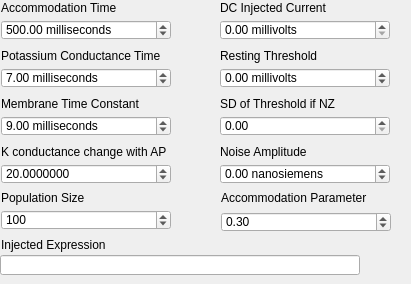
                   <widget class="QWidget" name="cellTab">
                    <property name="sizePolicy">
                     <sizepolicy hsizetype="Expanding" vsizetype="Preferred">
                      <horstretch>0</horstretch>
                      <verstretch>0</verstretch>
                     </sizepolicy>
                    </property>
                    <property name="styleSheet">
                     <string notr="true"/>
                    </property>
                    <attribute name="title">
                     <string>Normal Cells</string>
                    </attribute>
                    <widget class="QDoubleSpinBox" name="cellAccom">
                     <property name="geometry">
                      <rect>
                       <x>1</x>
                       <y>20</y>
                       <width>170</width>
                       <height>20</height>
                      </rect>
                     </property>
                     <property name="suffix">
                      <string> milliseconds</string>
                     </property>
                     <property name="decimals">
                      <number>2</number>
                     </property>
                     <property name="maximum">
                      <double>10000.000000000000000</double>
                     </property>
                     <property name="value">
                      <double>500.000000000000000</double>
                     </property>
                    </widget>
                    <widget class="QLabel" name="accTimeLabel_6">
                     <property name="geometry">
                      <rect>
                       <x>221</x>
                       <y>190</y>
                       <width>181</width>
                       <height>16</height>
                      </rect>
                     </property>
                     <property name="text">
                      <string>Accommodation Parameter</string>
                     </property>
                    </widget>
                    <widget class="QLabel" name="accTimeLabel_2">
                     <property name="geometry">
                      <rect>
                       <x>1</x>
                       <y>48</y>
                       <width>201</width>
                       <height>16</height>
                      </rect>
                     </property>
                     <property name="text">
                      <string>Potassium Conductance Time</string>
                     </property>
                    </widget>
                    <widget class="QLabel" name="accTimeLabel_17">
                     <property name="geometry">
                      <rect>
                       <x>220</x>
                       <y>0</y>
                       <width>160</width>
                       <height>16</height>
                      </rect>
                     </property>
                     <property name="text">
                      <string>DC Injected Current</string>
                     </property>
                    </widget>
                    <widget class="QLabel" name="accTimeLabel_3">
                     <property name="geometry">
                      <rect>
                       <x>1</x>
                       <y>96</y>
                       <width>221</width>
                       <height>16</height>
                      </rect>
                     </property>
                     <property name="text">
                      <string>Membrane Time Constant</string>
                     </property>
                    </widget>
                    <widget class="QLabel" name="accTimeLabel_4">
                     <property name="geometry">
                      <rect>
                       <x>220</x>
                       <y>48</y>
                       <width>151</width>
                       <height>16</height>
                      </rect>
                     </property>
                     <property name="text">
                      <string>Resting Threshold</string>
                     </property>
                    </widget>
                    <widget class="QLabel" name="accTimeLabel">
                     <property name="geometry">
                      <rect>
                       <x>1</x>
                       <y>0</y>
                       <width>160</width>
                       <height>16</height>
                      </rect>
                     </property>
                     <property name="text">
                      <string>Accommodation Time</string>
                     </property>
                    </widget>
                    <widget class="QDoubleSpinBox" name="cellAccomParam">
                     <property name="geometry">
                      <rect>
                       <x>221</x>
                       <y>212</y>
                       <width>170</width>
                       <height>20</height>
                      </rect>
                     </property>
                     <property name="minimum">
                      <double>-100.000000000000000</double>
                     </property>
                     <property name="maximum">
                      <double>10000.000000000000000</double>
                     </property>
                     <property name="value">
                      <double>0.300000000000000</double>
                     </property>
                    </widget>
                    <widget class="QLabel" name="accTimeLabel_5">
                     <property name="geometry">
                      <rect>
                       <x>1</x>
                       <y>144</y>
                       <width>231</width>
                       <height>16</height>
                      </rect>
                     </property>
                     <property name="text">
                      <string>K conductance change with AP</string>
                     </property>
                    </widget>
                    <widget class="QDoubleSpinBox" name="cellDCInj">
                     <property name="geometry">
                      <rect>
                       <x>220</x>
                       <y>20</y>
                       <width>170</width>
                       <height>20</height>
                      </rect>
                     </property>
                     <property name="suffix">
                      <string> millivolts</string>
                     </property>
                     <property name="decimals">
                      <number>2</number>
                     </property>
                     <property name="maximum">
                      <double>10000.000000000000000</double>
                     </property>
                     <property name="value">
                      <double>0.000000000000000</double>
                     </property>
                    </widget>
                    <widget class="QDoubleSpinBox" name="cellKCondChg">
                     <property name="geometry">
                      <rect>
                       <x>1</x>
                       <y>164</y>
                       <width>170</width>
                       <height>20</height>
                      </rect>
                     </property>
                     <property name="decimals">
                      <number>7</number>
                     </property>
                     <property name="minimum">
                      <double>-100000.000000000000000</double>
                     </property>
                     <property name="maximum">
                      <double>10000.000000000000000</double>
                     </property>
                     <property name="value">
                      <double>20.000000000000000</double>
                     </property>
                    </widget>
                    <widget class="QDoubleSpinBox" name="cellKCond">
                     <property name="geometry">
                      <rect>
                       <x>1</x>
                       <y>68</y>
                       <width>170</width>
                       <height>20</height>
                      </rect>
                     </property>
                     <property name="suffix">
                      <string> milliseconds</string>
                     </property>
                     <property name="decimals">
                      <number>2</number>
                     </property>
                     <property name="minimum">
                      <double>0.000000000000000</double>
                     </property>
                     <property name="maximum">
                      <double>10000.000000000000000</double>
                     </property>
                     <property name="value">
                      <double>7.000000000000000</double>
                     </property>
                    </widget>
                    <widget class="QDoubleSpinBox" name="cellRestThresh">
                     <property name="geometry">
                      <rect>
                       <x>220</x>
                       <y>68</y>
                       <width>170</width>
                       <height>20</height>
                      </rect>
                     </property>
                     <property name="suffix">
                      <string> millivolts</string>
                     </property>
                     <property name="minimum">
                      <double>-99.989999999999995</double>
                     </property>
                    </widget>
                    <widget class="QDoubleSpinBox" name="cellMembTC">
                     <property name="geometry">
                      <rect>
                       <x>1</x>
                       <y>116</y>
                       <width>170</width>
                       <height>20</height>
                      </rect>
                     </property>
                     <property name="suffix">
                      <string> milliseconds</string>
                     </property>
                     <property name="decimals">
                      <number>2</number>
                     </property>
                     <property name="minimum">
                      <double>-10000.000000000000000</double>
                     </property>
                     <property name="maximum">
                      <double>10000.000000000000000</double>
                     </property>
                     <property name="value">
                      <double>9.000000000000000</double>
                     </property>
                    </widget>
                    <widget class="QLabel" name="accTimeLabel_8">
                     <property name="geometry">
                      <rect>
                       <x>220</x>
                       <y>96</y>
                       <width>151</width>
                       <height>16</height>
                      </rect>
                     </property>
                     <property name="text">
                      <string>SD of Threshold if NZ</string>
                     </property>
                    </widget>
                    <widget class="QDoubleSpinBox" name="cellRestThreshSD">
                     <property name="geometry">
                      <rect>
                       <x>220</x>
                       <y>116</y>
                       <width>170</width>
                       <height>20</height>
                      </rect>
                     </property>
                    </widget>
                    <widget class="QSpinBox" name="cellPopSize">
                     <property name="geometry">
                      <rect>
                       <x>1</x>
                       <y>210</y>
                       <width>170</width>
                       <height>20</height>
                      </rect>
                     </property>
                     <property name="maximum">
                      <number>16777215</number>
                     </property>
                     <property name="value">
                      <number>100</number>
                     </property>
                    </widget>
                    <widget class="QLabel" name="accTimeLabel_7">
                     <property name="geometry">
                      <rect>
                       <x>1</x>
                       <y>190</y>
                       <width>151</width>
                       <height>16</height>
                      </rect>
                     </property>
                     <property name="text">
                      <string>Population Size</string>
                     </property>
                    </widget>
                    <widget class="QDoubleSpinBox" name="noiseAmp">
                     <property name="geometry">
                      <rect>
                       <x>220</x>
                       <y>164</y>
                       <width>170</width>
                       <height>20</height>
                      </rect>
                     </property>
                     <property name="frame">
                      <bool>true</bool>
                     </property>
                     <property name="specialValueText">
                      <string/>
                     </property>
                     <property name="showGroupSeparator" stdset="0">
                      <bool>false</bool>
                     </property>
                     <property name="suffix">
                      <string> nanosiemens</string>
                     </property>
                     <property name="decimals">
                      <number>2</number>
                     </property>
                     <property name="minimum">
                      <double>-1000.000000000000000</double>
                     </property>
                     <property name="maximum">
                      <double>10000.000000000000000</double>
                     </property>
                     <property name="value">
                      <double>0.000000000000000</double>
                     </property>
                    </widget>
                    <widget class="QLabel" name="noiseAmpLabel">
                     <property name="geometry">
                      <rect>
                       <x>220</x>
                       <y>144</y>
                       <width>160</width>
                       <height>16</height>
                      </rect>
                     </property>
                     <property name="text">
                      <string>Noise Amplitude</string>
                     </property>
                    </widget>
                    <widget class="QLineEdit" name="injectedExpression">
                     <property name="geometry">
                      <rect>
                       <x>0</x>
                       <y>255</y>
                       <width>360</width>
                       <height>20</height>
                      </rect>
                     </property>
                    </widget>
                    <widget class="QLabel" name="injectedExpressionLabel">
                     <property name="geometry">
                      <rect>
                       <x>1</x>
                       <y>236</y>
                       <width>201</width>
                       <height>17</height>
                      </rect>
                     </property>
                     <property name="text">
                      <string>Injected Expression</string>
                     </property>
                    </widget>
                   </widget>
